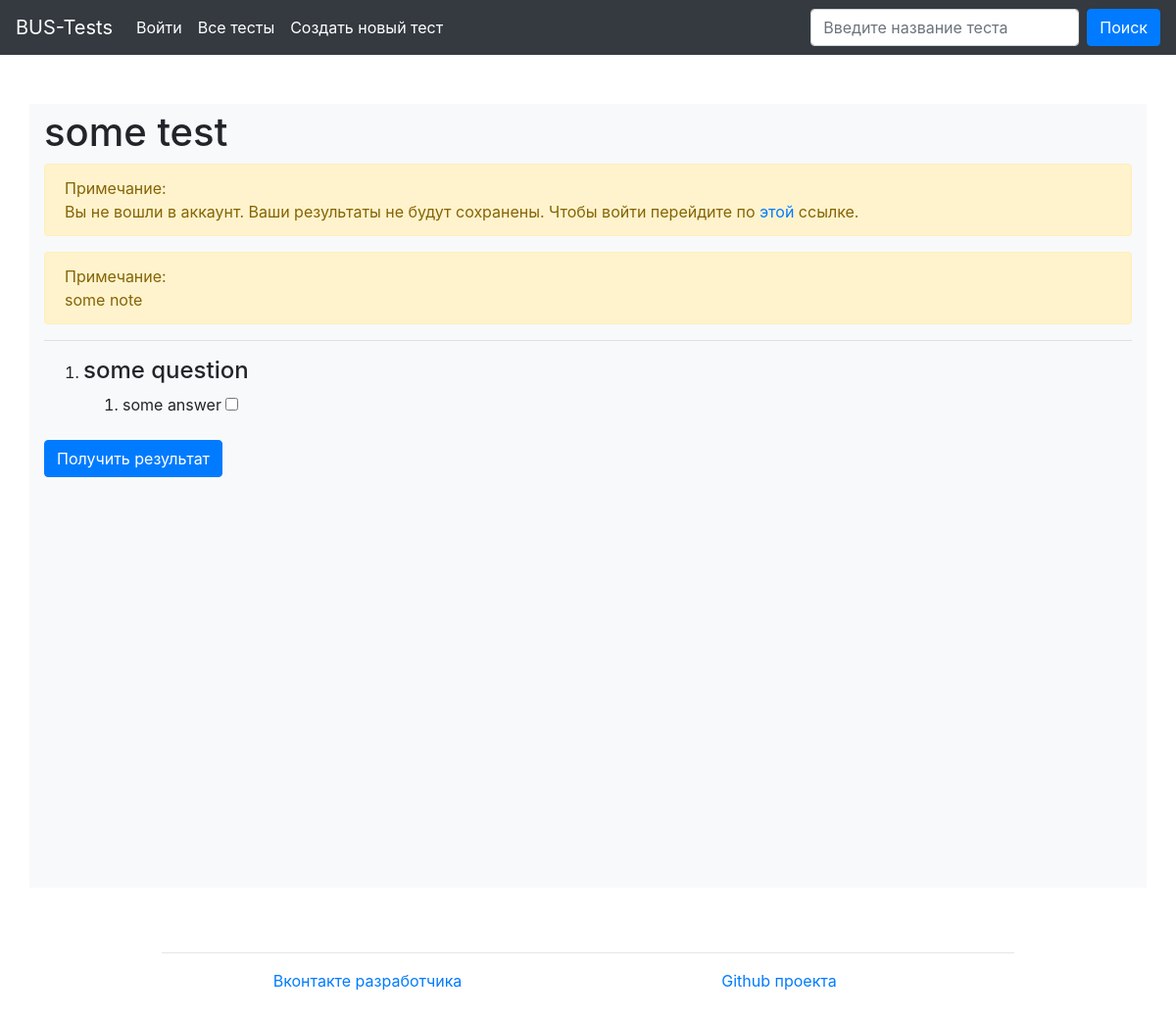
Page /test/106 on the committed database.
### main/models.py (models this page shows)
class Test(models.Model):
    title = models.CharField(max_length=120, verbose_name='Заголовок теста')
    note = models.TextField(blank=True, null=True,
                            verbose_name='Примечание к тесту')
    def __str__(self):
        return self.title
    class Meta:
        verbose_name_plural = 'Тесты'
        verbose_name = 'тест'

class Question(models.Model):
    text = models.TextField(verbose_name='Текст вопроса')
    test = models.ForeignKey(Test, on_delete=models.CASCADE, verbose_name='Тест')
    def __str__(self):
        return self.text
    class Meta:
        verbose_name_plural = 'Вопросы'
        verbose_name = 'вопрос'
        ordering = ('test',)

class Answer(models.Model):
    text = models.TextField(verbose_name='Текст ответа')
    is_correct = models.BooleanField(default=False,
                                     verbose_name='Верный ответ')
    question = models.ForeignKey(Question, on_delete=models.CASCADE,
                                 verbose_name='Вопрос')
    def __str__(self):
        return self.text
    class Meta:
        verbose_name_plural = 'Ответы'
        verbose_name = 'ответ'
        ordering = ('question',)

### main/views.py (the view, shortened to what this page needs)
# urls.py: path('test/<int:pk>', views.test_passing, name='test'),
def test_passing(request, pk: int):
    try:
        test = models.Test.objects.get(id=pk)
        questions = [(q, models.Answer.objects.filter(question=q))
                     for q in models.Question.objects.filter(test=test)]
        return render(request, 'main/test.html',
                      {'questions': questions,
                       'test': test,
                       'count_passed': len(models.Result.objects.filter(test=test))})
    except Exception as e:
        print(e)
        raise Http404

### templates/main/test.html (shortened to what this page needs)
{% extends 'main/wrapper.html' %}
{% block content %}
    <h1 style="padding-top: 5px;">{{ test }}</h1>
    {% if not request.user.is_authenticated %}
        <div class="alert alert-warning" role="alert">
            Примечание: <br>
            Вы не вошли в аккаунт.
            Ваши результаты не будут сохранены. Чтобы войти перейдите по
            <a href="{% url 'login' %}">этой</a> ссылке.
        </div>
    {% endif %}
    <div class="alert alert-warning" role="alert">
        Примечание: <br>
        {% if test.note %}
            {{ test.note }}
        {% else %}
            Верных ответов может быть несколько или один, а может вооще и не быть.
        {% endif %}
    </div>
    <hr>
    <form action="{% url 'test' test.id %}" method="post">
    <ol>
    {% for q, ans in questions %}
        <li>
            <h4>{{ q }}</h4>
            <ol>
            {% for a in ans %}
                <li>{{ a }} <label>
                    <input type="checkbox" name="{{ q.id }}-{{ a.id }}">
                </label></li>
            {% endfor %}
            </ol>
        </li>
    {% endfor %}
    </ol>
    <button type="submit" class="btn btn-primary">Получить результат</button>
    </form>
{% endblock %}

### rows in the picture
Test: title "some test", note "some note"
Question: text "some question"
Answer: text "some answer"
